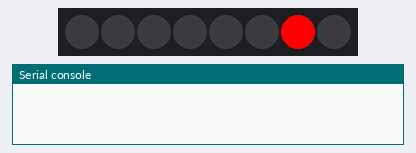
Recording of a program running on a simulated ESP32 board running MicroPython. On the bench: 8 RGB LEDs in strip order, left to right, the last lines printed to the serial console.

Above: at 0.1 s.
At 3.1 s:
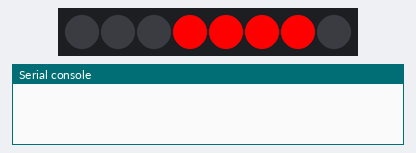
At 6.1 s:
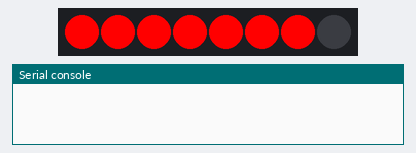
At 13.1 s:
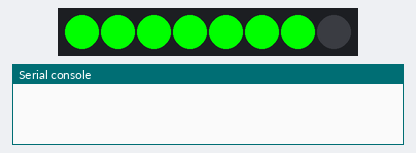
At 26.1 s:
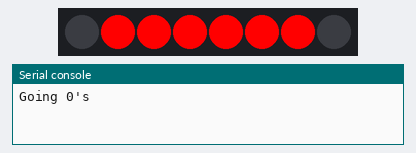
At 39.1 s:
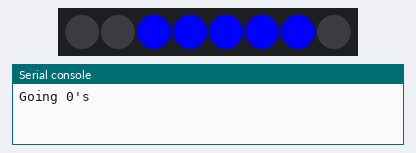
Timing chart, 0 to 40.0 s (numbered marks = the images above):
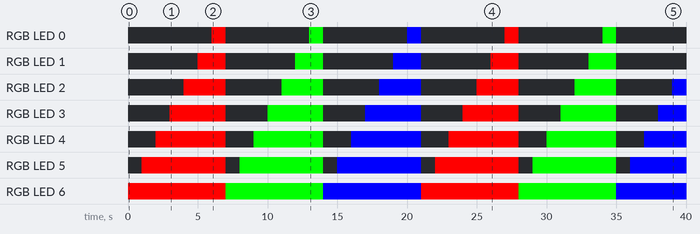

The program:

Change_Colors_counter_clockwise_WS2812_shiled.py
```python
from time import sleep
from machine import Pin, PWM
import neopixel


d2=Pin(26)
np = neopixel.NeoPixel(d2, 8)


def offlights():
    np[0] = (0,0,0)
    np[1] = (0,0,0)
    np[2] = (0,0,0)
    np[3] = (0,0,0)
    np[4] = (0,0,0)
    np[5] = (0,0,0)
    np[6] = (0,0,0)
    np.write()


def rgb(np):
    red=0
    green=0
    blue = 0
    color=255
    for cycle in range(0,3,1):
        if cycle == 1:
            red =0
            green =color
        elif cycle == 2:
            red=0
            green=0
            blue=color
        else:
            red=color
        for address in range(6,-1,-1):
             #print('s')
             np[address] = (red, green, blue)# set
             #print(address)
             np.write()
             colors=0
             sleep(1)

        #off
        offlights()


def duration(duration):
    for numtimes in range(0,duration):
        #start
        rgb(np)
        print('Going {}\'s'.format(numtimes))

try:
    duration(2)
except KeyboardInterrupt:
    offlights()
    print('ended')
```

Measured:
- by itself, RGB LED 0: off → RGB(255, 0, 0) at 6.0 s, → off 1.0 s later, → RGB(0, 255, 0) 6.0 s later, → off 1.0 s later, … (10 changes in this stretch)
- by itself, RGB LED 1: off → RGB(255, 0, 0) at 5.0 s, → off 2.0 s later, → RGB(0, 255, 0) 5.0 s later, → off 2.0 s later, … (10 changes in this stretch)
- what the display in image 1 shows lasts 1.0 s, from 3.0 s to 4.0 s
